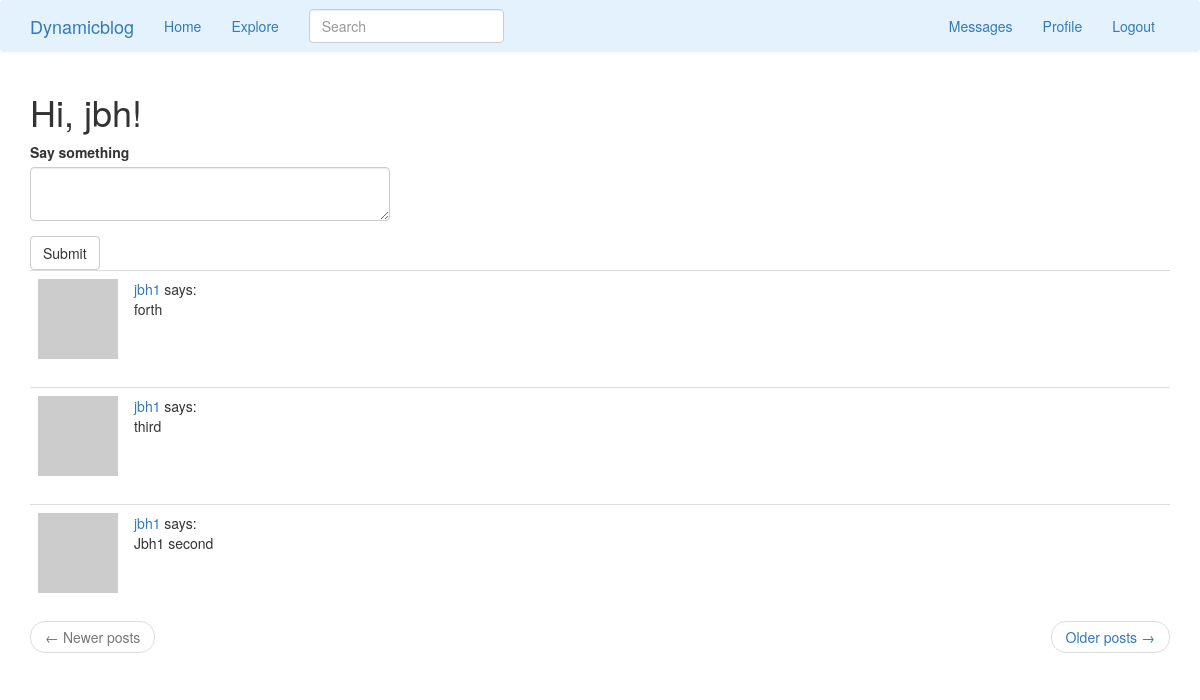
Before: /index (signed in) with the older database file.
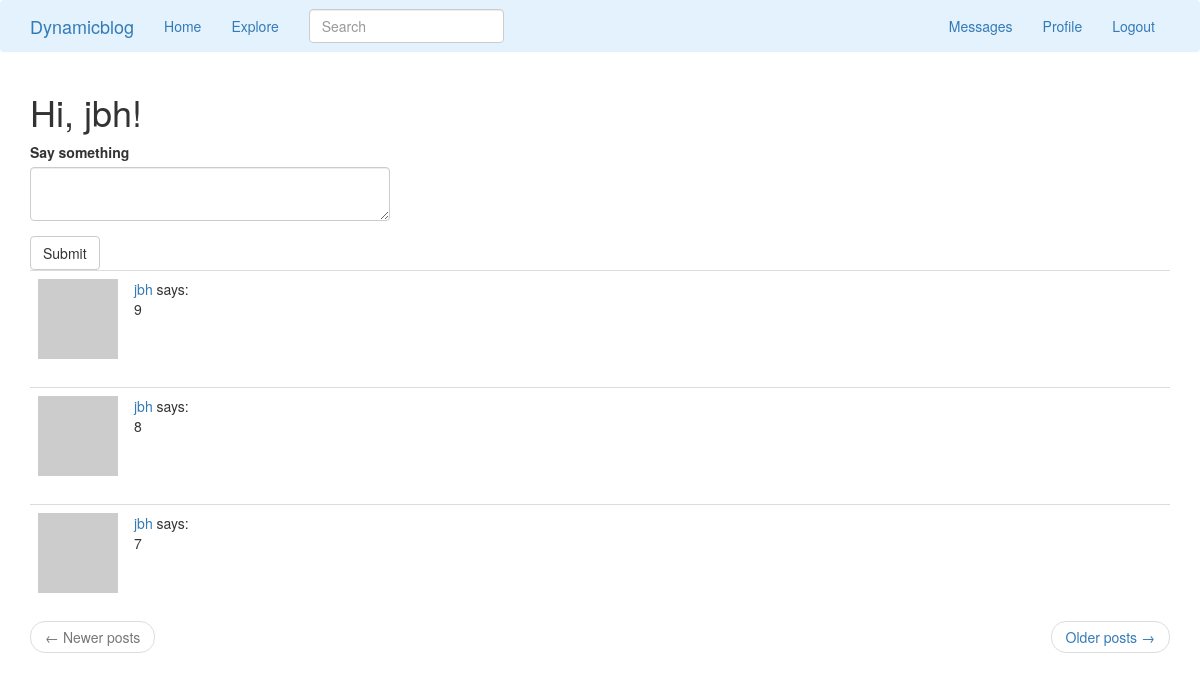
After: the same page with the newer database file.
### app/models.py (models this page shows, shortened)
class User(UserMixin, db.Model):
    id = db.Column(db.Integer, primary_key=True)
    username = db.Column(db.String(64), index=True, unique=True)
    email = db.Column(db.String(120), index=True, unique=True)
    password_hash = db.Column(db.String(128))
    posts = db.relationship('Post', backref='author', lazy='dynamic')
    about_me = db.Column(db.String(140))
    last_seen = db.Column(db.DateTime, default=datetime.utcnow)
    followed = db.relationship(
        'User', secondary=followers,
        primaryjoin=(followers.c.follower_id == id),   # User(id) -- (follower_id) followers (followed_id) -- User(id)
        secondaryjoin=(followers.c.followed_id == id),
        backref=db.backref('followers', lazy='dynamic'), lazy='dynamic')
    messages_sent = db.relationship('Message',
                                    foreign_keys='Message.sender_id',
                                    backref='author', lazy='dynamic')
    messages_received = db.relationship('Message',
                                        foreign_keys='Message.recipient_id',
                                        backref='recipient', lazy='dynamic')
    last_message_read_time = db.Column(db.DateTime)
    tasks = db.relationship('Task', backref="user", lazy="dynamic")
    def new_messages(self): # 用户当前有多少条未读消息
        last_read_time = self.last_message_read_time or datetime(1900, 1, 1)
        return Message.query.filter_by(recipient=self).filter(
            Message.timestamp > last_read_time).count()
    def avatar(self, size):
        digest = md5(self.email.lower().encode('utf-8')).hexdigest()
        return 'https://www.gravatar.com/avatar/{}?d=identicon&s={}'.format(digest, size)
    def followed_posts(self): # A.followed_posts()
        followed = Post.query.join(  # JOIN
            followers, (followers.c.followed_id == Post.user_id)).filter(
            followers.c.follower_id == self.id)
        own = Post.query.filter_by(user_id=self.id)
        return followed.union(own).order_by(Post.timestamp.desc())  # ORDER BY
    def get_tasks_in_progress(self):
        return Task.query.filter_by(user=self, complete=False).all()

class SearchableMixin(object):
    @classmethod
    def before_commit(cls, session):
        session._changes = {
            'add': list(session.new),
            'update': list(session.dirty),
            'delete': list(session.deleted)
        }
    @classmethod
    def after_commit(cls, session):
        for obj in session._changes['add']:
            if isinstance(obj, SearchableMixin):
                add_to_index(obj.__tablename__, obj)
        for obj in session._changes['update']:
            if isinstance(obj, SearchableMixin):
                add_to_index(obj.__tablename__, obj)
        for obj in session._changes['delete']:
            if isinstance(obj, SearchableMixin):
                remove_from_index(obj.__tablename__, obj)
        session._changes = None

class Post(SearchableMixin, db.Model):
    __searchable__ = ['body']
    id = db.Column(db.Integer, primary_key=True)
    body = db.Column(db.String(140))
    timestamp = db.Column(db.DateTime, index=True, default=datetime.utcnow)
    user_id = db.Column(db.Integer, db.ForeignKey('user.id'))

### app/routes.py (the view)
@app.route('/', methods=['GET', 'POST'])
@app.route('/index', methods=['GET', 'POST']) # 没写methods默认是GET
@login_required
def index():    # ..../index?page=3
    form = PostForm()
    if form.validate_on_submit():
        post = Post(body=form.post.data, author=current_user)
        db.session.add(post)
        db.session.commit()
        flash('Your post is now live!')
        return redirect(url_for('index'))  # Post - Redirect - Get
    page = request.args.get('page', 1, type=int)
    posts = current_user.followed_posts().paginate(
        page, app.config['POSTS_PER_PAGE'], False)
    next_url = url_for('index', page=posts.next_num) \
        if posts.has_next else None # next_num = 4 生成去往下一页的url  ..../index?page=4
    prev_url = url_for('index', page=posts.prev_num) \
        if posts.has_prev else None # next_num = 2 生成去往上一页的url  ..../index?page=2
    return render_template('index.html', title='Home', form=form,
                           posts=posts.items, next_url=next_url,
                           prev_url=prev_url)

### app/forms.py
class SearchForm(FlaskForm):
    q = StringField('Search', validators=[DataRequired()])
    def __init__(self, *args, **kwargs):
        if 'formdata' not in kwargs:
            kwargs['formdata'] = request.args
        if 'csrf_enabled' not in kwargs:
            kwargs['csrf_enabled'] = False
        super(SearchForm, self).__init__(*args, **kwargs)

class PostForm(FlaskForm):
    post = TextAreaField('Say something', validators=[
        DataRequired(), Length(min=1, max=140)])
    submit = SubmitField('Submit')

### app/models.py (called while the page is built)
@login.user_loader
def load_user(id):
    return User.query.get(int(id))

### app/routes.py (called while the page is built)
@app.before_request
def before_request():
    if current_user.is_authenticated:
        current_user.last_seen = datetime.utcnow()
        db.session.commit()
        g.search_form = SearchForm()

### app/templates/index.html
{% extends "base.html" %}
{% import 'bootstrap/wtf.html' as wtf %}
{% block app_content %}
    <h1>Hi, {{ current_user.username }}!</h1>
    {% if form %}
        <div class="row">
        <div class="col-md-4">
            {{ wtf.quick_form(form) }}
        </div>
    </div>
    {% endif %}
    {% for post in posts %}
        {% include '_post.html' %}
    {% endfor %}
    <nav aria-label="...">
        <ul class="pager">
            <li class="previous{% if not prev_url %} disabled{% endif %}">
                <a href="{{ prev_url or '#' }}">
                    <span aria-hidden="true">&larr;</span> Newer posts
                </a>
            </li>
            <li class="next{% if not next_url %} disabled{% endif %}">
                <a href="{{ next_url or '#' }}">
                    Older posts <span aria-hidden="true">&rarr;</span>
                </a>
            </li>
        </ul>
    </nav>
{% endblock %}

### app/templates/base.html (shortened to what this page needs)
{% extends 'bootstrap/base.html' %}
{% block navbar %}
    <nav class="navbar navbar-light" style="background-color: #e3f2fd;">
        <div class="container">
            <div class="navbar-header">
                <a class="navbar-brand" href="{{ url_for('index') }}">Dynamicblog</a>
            </div>
            <div class="collapse navbar-collapse" id="bs-example-navbar-collapse-1">
                <ul class="nav navbar-nav">
                    <li><a href="{{ url_for('index') }}">Home</a></li>
                    <li><a href="{{ url_for('explore') }}">Explore</a></li>
                </ul>
                {% if g.search_form %}
                <form class="navbar-form navbar-left" method="get" action="{{ url_for('search') }}">
                    <div class="form-group">
                        {{ g.search_form.q(size=20, class='form-control', placeholder=g.search_form.q.label.text) }}
                    </div>
                </form>
                {% endif %}
                <ur class="nav navbar-nav navbar-right">
                    {% if current_user.is_anonymous %}
                    <li><a href="{{ url_for('login') }}">Login</a></li>
                    {% else %}
                     <li>
                        <a href="{{ url_for('messages') }}">
                            Messages
                            {% set new_messages = current_user.new_messages() %}
                        </a>
                    </li>
                    <li><a href="{{ url_for('user', username=current_user.username) }}">Profile</a></li>
                    <li><a href="{{ url_for('logout') }}">Logout</a></li>
                    {% endif %}
                </ur>
            </div>
        </div>
    </nav>
{% endblock %}
{% block content %}
    <div class="container">
        {% block app_content %}{% endblock %}
    </div>
{% endblock %}

### app/templates/_post.html
<table class="table table-hover">
    <tr>
        <td width="70px">
            <a href="{{ url_for('user', username=post.author.username) }}">
                <img src="{{ post.author.avatar(70) }}" />
            </a>
        </td>
        <td>
            <span class="user_popup">
                <a href="{{ url_for('user', username=post.author.username) }}">
                    {{ post.author.username }}
                </a>
            </span>
            says:
            <br>
            {{ post.body }}
        </td>
    </tr>
</table>

Changed rows visible on the page:
no longer on this page (row unchanged): Post: author.username "jbh1", body "forth"
no longer on this page (row unchanged): Post: author.username "jbh1", body "third"
no longer on this page (row unchanged): Post: author.username "jbh1", body "Jbh1 second"
added Post: author.username "jbh", body "9"
added Post: author.username "jbh", body "8"
added Post: author.username "jbh", body "7"
